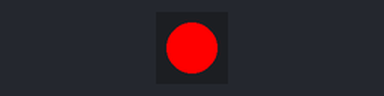
Recording of a sketch running on a simulated Arduino Uno, built with avr-gcc and run on an emulated ATmega328P. On the bench: 1 RGB LEDs in strip order, left to right. Dim RGB values are drawn brighter than linear.

Above: at 0.15 s.
At 9.86 s:
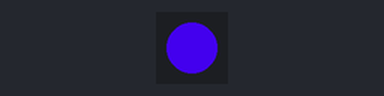
At 19.57 s:
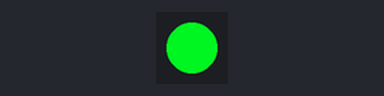
At 38.99 s:
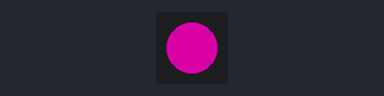
Timing chart, 0 to 40.0 s (numbered marks = the images above):
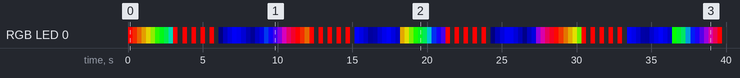

Measured:
- by itself, RGB LED 0: off → RGB(255, 0, 0) at 0.01 s, → RGB(218, 37, 0) 0.30 s later, → RGB(178, 77, 0) 0.30 s later, → RGB(171, 117, 0) 0.30 s later, … (132 changes in this stretch)

The sketch:

WS2812_Test.ino
```cpp
#include <FastLED.h>

#define NUM_LEDS 1
#define DATA_PIN 4

CRGB leds[NUM_LEDS];

// --- Function prototypes (optional if functions are below loop) ---
void patternRainbow();
void patternBlinkRed();
void patternBreathingBlue();

int pattern = 0;
unsigned long lastChange = 0;
const unsigned long interval = 3000; // change pattern every 3 seconds

void setup() {
  FastLED.addLeds<WS2812, DATA_PIN, GRB>(leds, NUM_LEDS);
  FastLED.clear();
  FastLED.show();
}

void loop() {
  // Change pattern every interval
  if (millis() - lastChange > interval) {
    pattern = (pattern + 1) % 3; // cycles 0,1,2
    lastChange = millis();
  }

  switch(pattern) {
    case 0:
      patternRainbow();
      break;
    case 1:
      patternBlinkRed();
      break;
    case 2:
      patternBreathingBlue();
      break;
  }

  FastLED.show();
  delay(20);
}

// --- Pattern 0: Rainbow ---
void patternRainbow() {
  static uint8_t hue = 0;
  leds[0] = CHSV(hue, 255, 255);
  hue++;
}

// --- Pattern 1: Blinking Red ---
void patternBlinkRed() {
  static bool on = false;
  on = !on;
  leds[0] = on ? CRGB::Red : CRGB::Black;  // fixed typo here
}

// --- Pattern 2: Breathing Blue ---
void patternBreathingBlue() {
  static uint8_t brightness = 0;
  static int8_t delta = 5;

  leds[0] = CRGB(0, 0, brightness);
  brightness += delta;

  if (brightness == 0 || brightness == 255) delta = -delta;
}
```
